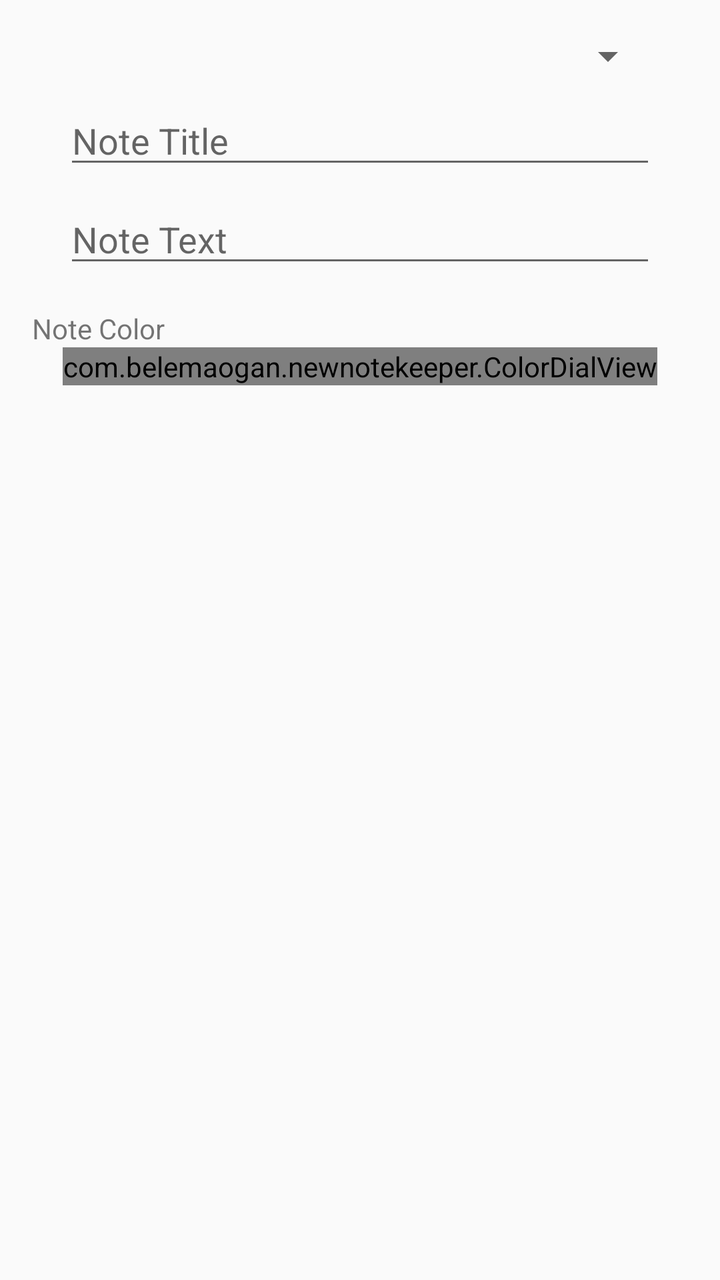
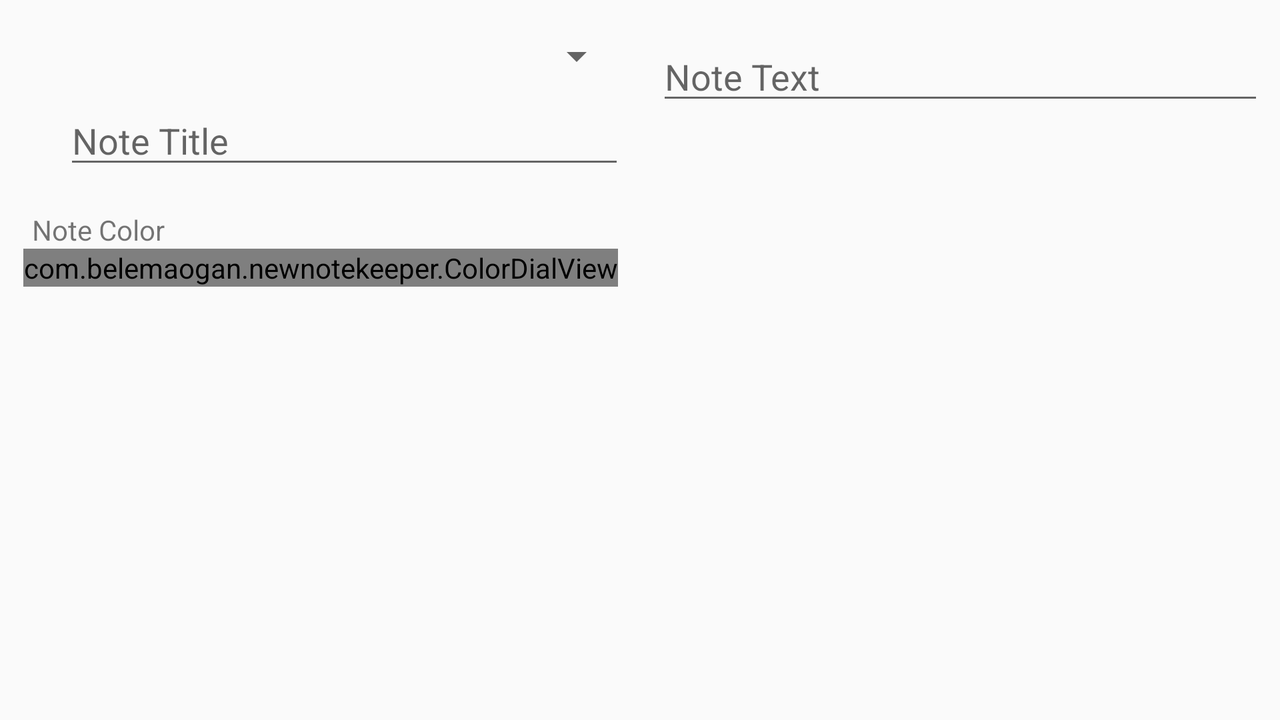

Two renders of one Android screen. The first uses the default layout on a phone; the second uses the alternative layout the repository ships for a different screen configuration, on a matching device. The two XML files are below.
<!-- AndroidManifest.xml: application theme AppTheme -->
<!-- res/layout/content_edit_note.xml -->
<?xml version="1.0" encoding="utf-8"?>
<android.support.constraint.ConstraintLayout xmlns:android="http://schemas.android.com/apk/res/android"
    xmlns:app="http://schemas.android.com/apk/res-auto"
    xmlns:tools="http://schemas.android.com/tools"
    android:layout_width="match_parent"
    android:layout_height="match_parent"
    app:layout_behavior="@string/appbar_scrolling_view_behavior"
    tools:context="com.belemaogan.newnotekeeper.controllers.EditNoteActivity"
    tools:showIn="@layout/activity_edit_note">

    <EditText
        android:id="@+id/textNoteText"
        android:layout_width="0dp"
        android:layout_height="wrap_content"
        android:layout_marginTop="8dp"
        android:ems="10"
        android:hint="@string/note_text"
        android:inputType="textMultiLine"
        app:layout_constraintEnd_toEndOf="@+id/spinnerCourses"
        app:layout_constraintHorizontal_bias="0.0"
        app:layout_constraintStart_toStartOf="@+id/spinnerCourses"
        app:layout_constraintTop_toBottomOf="@+id/textNoteTitle" />

    <Spinner
        android:id="@+id/spinnerCourses"
        android:layout_width="0dp"
        android:layout_height="wrap_content"
        android:layout_marginStart="32dp"
        android:layout_marginTop="16dp"
        android:layout_marginEnd="32dp"
        app:layout_constraintEnd_toEndOf="parent"
        app:layout_constraintStart_toStartOf="parent"
        app:layout_constraintTop_toTopOf="parent" />

    <EditText
        android:id="@+id/textNoteTitle"
        android:layout_width="0dp"
        android:layout_height="wrap_content"
        android:layout_marginTop="8dp"
        android:ems="10"
        android:hint="@string/note_title"
        android:inputType="textMultiLine"
        app:layout_constraintEnd_toEndOf="@+id/spinnerCourses"
        app:layout_constraintHorizontal_bias="1.0"
        app:layout_constraintStart_toStartOf="@+id/spinnerCourses"
        app:layout_constraintTop_toBottomOf="@+id/spinnerCourses" />

    <TextView
        android:id="@+id/colorSelectorLabel"
        android:layout_width="wrap_content"
        android:layout_height="wrap_content"
        android:layout_margin="16dp"
        android:text="@string/note_color"
        app:layout_constraintStart_toStartOf="parent"
        app:layout_constraintTop_toBottomOf="@+id/textNoteText" />

    
    
    <com.belemaogan.newnotekeeper.ColorDialView
        android:id="@+id/colorSelector"
        android:layout_width="wrap_content"
        android:layout_height="wrap_content"
        app:layout_constraintEnd_toEndOf="parent"
        app:layout_constraintStart_toStartOf="parent"
        app:layout_constraintTop_toBottomOf="@+id/colorSelectorLabel"
        app:colors="@array/note_color_array"/>
</android.support.constraint.ConstraintLayout>
<!-- res/layout/activity_edit_note.xml (included above) -->
<?xml version="1.0" encoding="utf-8"?>
<android.support.design.widget.CoordinatorLayout xmlns:android="http://schemas.android.com/apk/res/android"
    xmlns:app="http://schemas.android.com/apk/res-auto"
    xmlns:tools="http://schemas.android.com/tools"
    android:layout_width="match_parent"
    android:layout_height="match_parent"
    tools:context="com.belemaogan.newnotekeeper.controllers.EditNoteActivity">

    <android.support.design.widget.AppBarLayout
        android:layout_width="match_parent"
        android:layout_height="wrap_content"
        android:theme="@style/AppTheme.AppBarOverlay">

        <android.support.v7.widget.Toolbar
            android:id="@+id/toolbar"
            android:layout_width="match_parent"
            android:layout_height="?attr/actionBarSize"
            android:background="?attr/colorPrimary"
            app:popupTheme="@style/AppTheme.PopupOverlay" />

    </android.support.design.widget.AppBarLayout>

    <include layout="@layout/content_edit_note" />

</android.support.design.widget.CoordinatorLayout>
<!-- resources referenced by this layout -->
<resources>
  <string-array name="note_color_array">
          <item>#E57373</item>
          <item>#BA68C8</item>
          <item>#64B5F6</item>
          <item>#81C784</item>
          <item>#FFF176</item>
          <item>#FFB74D</item>
          <item>#90A4AE</item>
      </string-array>
  <string name="note_color">Note Color</string>
  <string name="note_text">Note Text</string>
  <string name="note_title">Note Title</string>
  <style name="AppTheme.AppBarOverlay" parent="ThemeOverlay.AppCompat.Dark.ActionBar" />
  <style name="AppTheme.PopupOverlay" parent="ThemeOverlay.AppCompat.Light" />
  <style name="AppTheme" parent="Theme.AppCompat.Light.DarkActionBar">
          
          <item name="colorPrimary">@color/colorPrimary</item>
          <item name="colorPrimaryDark">@color/colorPrimaryDark</item>
          <item name="colorAccent">@color/colorAccent</item>
      </style>
  <color name="colorPrimary">#263238</color>
  <color name="colorPrimaryDark">#212121</color>
  <color name="colorAccent">@color/pluralsight_orange</color>
  <color name="pluralsight_orange">#f05a28</color>
</resources>
<!-- res/layout-land/content_edit_note.xml (the repository's variant of the layout above) -->
<!-- drawn on the phone turned sideways -->
<?xml version="1.0" encoding="utf-8"?>
<android.support.constraint.ConstraintLayout xmlns:android="http://schemas.android.com/apk/res/android"
    xmlns:app="http://schemas.android.com/apk/res-auto"
    xmlns:tools="http://schemas.android.com/tools"
    android:layout_width="match_parent"
    android:layout_height="match_parent"
    app:layout_behavior="@string/appbar_scrolling_view_behavior"
    tools:context="com.belemaogan.newnotekeeper.controllers.EditNoteActivity"
    tools:showIn="@layout/activity_edit_note">

    <EditText
        android:id="@+id/textNoteText"
        android:layout_width="0dp"
        android:layout_height="wrap_content"
        android:layout_marginStart="8dp"
        android:layout_marginTop="16dp"
        android:layout_marginEnd="8dp"
        android:ems="10"
        android:hint="@string/note_text"
        android:inputType="textMultiLine"
        app:layout_constraintEnd_toEndOf="parent"
        app:layout_constraintStart_toStartOf="@+id/guideline"
        app:layout_constraintTop_toTopOf="parent" />

    <Spinner
        android:id="@+id/spinnerCourses"
        android:layout_width="0dp"
        android:layout_height="wrap_content"
        android:layout_marginStart="32dp"
        android:layout_marginTop="16dp"
        android:layout_marginEnd="8dp"
        app:layout_constraintEnd_toStartOf="@+id/guideline"
        app:layout_constraintStart_toStartOf="parent"
        app:layout_constraintTop_toTopOf="parent" />

    <EditText
        android:id="@+id/textNoteTitle"
        android:layout_width="0dp"
        android:layout_height="wrap_content"
        android:layout_marginTop="8dp"
        android:ems="10"
        android:hint="@string/note_title"
        android:inputType="textMultiLine"
        app:layout_constraintEnd_toEndOf="@+id/spinnerCourses"
        app:layout_constraintHorizontal_bias="1.0"
        app:layout_constraintStart_toStartOf="@+id/spinnerCourses"
        app:layout_constraintTop_toBottomOf="@+id/spinnerCourses" />

    <android.support.constraint.Guideline
        android:id="@+id/guideline"
        android:layout_width="wrap_content"
        android:layout_height="wrap_content"
        android:orientation="vertical"
        app:layout_constraintGuide_percent="0.500684" />

    <TextView
        android:id="@+id/colorSelectorLabel"
        android:layout_width="wrap_content"
        android:layout_height="wrap_content"
        android:text="@string/note_color"
        android:layout_margin="16dp"
        app:layout_constraintStart_toStartOf="parent"
        app:layout_constraintTop_toBottomOf="@+id/textNoteTitle"/>

    

    

    <com.belemaogan.newnotekeeper.ColorDialView
        android:id="@+id/colorSelector"
        android:layout_width="wrap_content"
        android:layout_height="wrap_content"
        app:layout_constraintStart_toStartOf="parent"
        app:layout_constraintEnd_toEndOf="@+id/guideline"
        app:layout_constraintTop_toBottomOf="@+id/colorSelectorLabel"
        app:colors="@array/note_color_array"/>
</android.support.constraint.ConstraintLayout>
<!-- res/layout/content_edit_note.xml (included above) -->
<?xml version="1.0" encoding="utf-8"?>
<android.support.constraint.ConstraintLayout xmlns:android="http://schemas.android.com/apk/res/android"
    xmlns:app="http://schemas.android.com/apk/res-auto"
    xmlns:tools="http://schemas.android.com/tools"
    android:layout_width="match_parent"
    android:layout_height="match_parent"
    app:layout_behavior="@string/appbar_scrolling_view_behavior"
    tools:context="com.belemaogan.newnotekeeper.controllers.EditNoteActivity"
    tools:showIn="@layout/activity_edit_note">

    <EditText
        android:id="@+id/textNoteText"
        android:layout_width="0dp"
        android:layout_height="wrap_content"
        android:layout_marginTop="8dp"
        android:ems="10"
        android:hint="@string/note_text"
        android:inputType="textMultiLine"
        app:layout_constraintEnd_toEndOf="@+id/spinnerCourses"
        app:layout_constraintHorizontal_bias="0.0"
        app:layout_constraintStart_toStartOf="@+id/spinnerCourses"
        app:layout_constraintTop_toBottomOf="@+id/textNoteTitle" />

    <Spinner
        android:id="@+id/spinnerCourses"
        android:layout_width="0dp"
        android:layout_height="wrap_content"
        android:layout_marginStart="32dp"
        android:layout_marginTop="16dp"
        android:layout_marginEnd="32dp"
        app:layout_constraintEnd_toEndOf="parent"
        app:layout_constraintStart_toStartOf="parent"
        app:layout_constraintTop_toTopOf="parent" />

    <EditText
        android:id="@+id/textNoteTitle"
        android:layout_width="0dp"
        android:layout_height="wrap_content"
        android:layout_marginTop="8dp"
        android:ems="10"
        android:hint="@string/note_title"
        android:inputType="textMultiLine"
        app:layout_constraintEnd_toEndOf="@+id/spinnerCourses"
        app:layout_constraintHorizontal_bias="1.0"
        app:layout_constraintStart_toStartOf="@+id/spinnerCourses"
        app:layout_constraintTop_toBottomOf="@+id/spinnerCourses" />

    <TextView
        android:id="@+id/colorSelectorLabel"
        android:layout_width="wrap_content"
        android:layout_height="wrap_content"
        android:layout_margin="16dp"
        android:text="@string/note_color"
        app:layout_constraintStart_toStartOf="parent"
        app:layout_constraintTop_toBottomOf="@+id/textNoteText" />

    
    
    <com.belemaogan.newnotekeeper.ColorDialView
        android:id="@+id/colorSelector"
        android:layout_width="wrap_content"
        android:layout_height="wrap_content"
        app:layout_constraintEnd_toEndOf="parent"
        app:layout_constraintStart_toStartOf="parent"
        app:layout_constraintTop_toBottomOf="@+id/colorSelectorLabel"
        app:colors="@array/note_color_array"/>
</android.support.constraint.ConstraintLayout>
